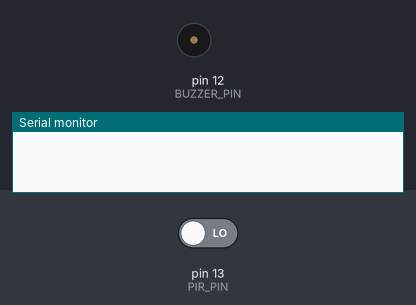
Simulated run of this sketch. Board: Arduino Uno, built with avr-gcc and run on an emulated ATmega328P. On the bench: buzzer (waves = sounding, pin HIGH), the last lines printed to the serial monitor. The test bench sets the inputs (shaded band); at power-on: pin 13 (PIR_PIN) LOW.

Above: at 1.2 s.
1.3 s: pin 13 (PIR_PIN) driven HIGH
At 1.8 s:
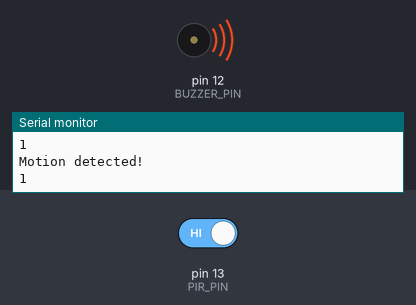
4.3 s: pin 13 (PIR_PIN) driven LOW
At 5.7 s:
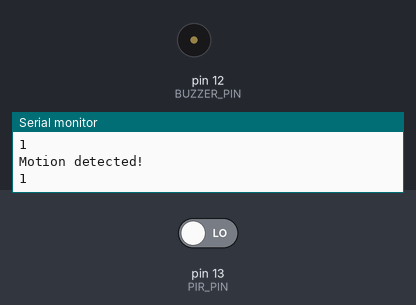
Timing chart, 0 to 7.3 s (numbered marks = the images above; inputs shaded):
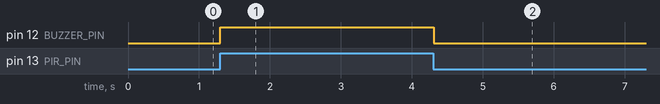

The sketch:

wifi_buzzer.ino
```cpp
// Include the necessary libraries
//#include <WiFi.h>

// Define the pin connections
#define PIR_PIN 13   // PIR motion sensor pin
#define BUZZER_PIN 12 // Buzzer pin

// Define the WiFi credentials
//const char* ssid = "haris";
//const char* password = "12345678";

// Initialize the WiFi client
//WiFiClient client;

void setup() {
  Serial.begin(115200);
  // Set the pin modes
  pinMode(PIR_PIN, INPUT);
  pinMode(BUZZER_PIN, OUTPUT);
}
  // Connect to WiFi network
//  WiFi.begin(ssid, password);
//  while (WiFi.status() != WL_CONNECTED) {
//    delay(1000);
//    Serial.println("Connecting to WiFi...");
//  }
//  Serial.println("Connected to WiFi");
//
//  // Print the ESP32 IP address
//  Serial.println(WiFi.localIP());
//}

void loop() {
  // Read the PIR motion sensor value
  int pir_value = digitalRead(PIR_PIN);

  // Check if motion is detected
  if (pir_value == HIGH) {
    Serial.println("Motion detected!");
    Serial.println(pir_value);

    // Turn on the buzzer
    digitalWrite(BUZZER_PIN, HIGH);

    // Wait for 1 second
    delay(100);

    // Turn off the buzzer
    digitalWrite(BUZZER_PIN, LOW);
  }

  // Wait for 100 milliseconds before checking again
//  delay(100);
}
```

Measured:
- after the input at 1.3 s, pin 12 (BUZZER_PIN): LOW → HIGH at once
- after the input at 4.3 s, pin 12 (BUZZER_PIN): HIGH → LOW at once
